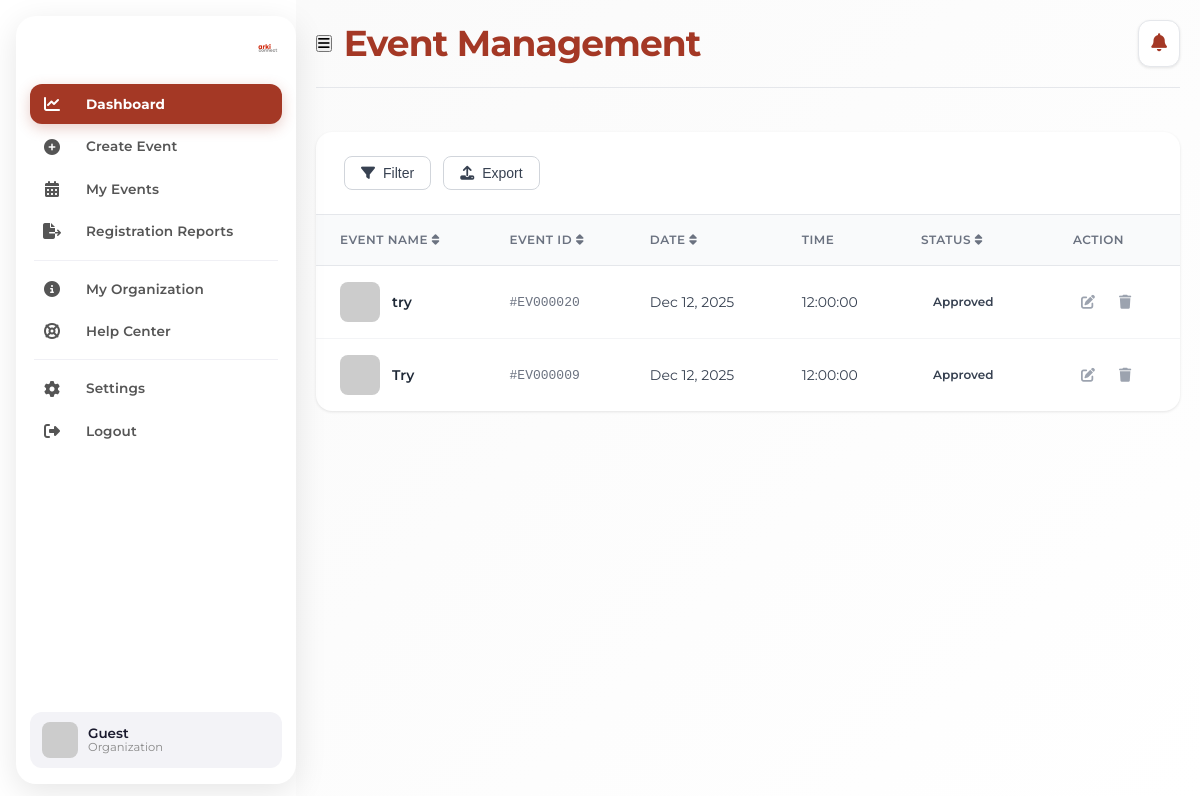
The page /PHP/event_management.php (signed in) on the database its author committed.
### tables this page shows
CREATE TABLE `events` (
  `id` int(11) NOT NULL,
  `title` varchar(255) NOT NULL,
  `description` text DEFAULT NULL,
  `event_date` date NOT NULL,
  `event_time` time DEFAULT NULL,
  `start_time` time DEFAULT NULL,
  `end_time` time DEFAULT NULL,
  `location` varchar(255) DEFAULT NULL,
  `image_path` varchar(500) DEFAULT NULL,
  `pdf_path` varchar(255) DEFAULT NULL,
  `registrants` int(11) DEFAULT 0,
  `organizer` varchar(255) DEFAULT NULL,
  `status` enum('pending','approved','upcoming','ongoing','completed','cancelled','rejected') DEFAULT 'pending',
  `created_by` int(11) DEFAULT NULL,
  `created_at` timestamp NOT NULL DEFAULT current_timestamp(),
  `updated_at` timestamp NOT NULL DEFAULT current_timestamp() ON UPDATE current_timestamp(),
  `approved_by` int(11) DEFAULT NULL,
  `approved_at` timestamp NULL DEFAULT NULL,
  `rejection_reason` text DEFAULT NULL
);

### PHP/event_management.php (the view, shortened to what this page needs)
<?php
$conn = new mysqli('localhost', 'root', '', 'user_db');
$created_by = $_SESSION['user_id'] ?? 0;
$user_name = $_SESSION['user_name'] ?? 'Guest';
$user_org = $_SESSION['user_org'] ?? 'Organization';
$stmt = $conn->prepare("
    SELECT id, title, event_date, event_time, status, image_path
    FROM events
    WHERE created_by = ?
    ORDER BY created_at DESC
    LIMIT 5
");
$stmt->bind_param("i", $created_by);
$stmt->execute();
$result = $stmt->get_result();
$recent_events = [];
while ($row = $result->fetch_assoc()) {
    $recent_events[] = $row;
}
?>
<!DOCTYPE html>
<html lang="en">
<head>
    <link rel="stylesheet" href="https://cdnjs.cloudflare.com/ajax/libs/font-awesome/6.5.2/css/all.min.css">
    <link rel="stylesheet" href="../CSS/OrgRep_db.css">
</head>
<body>
<div class="dashboard-container" id="dashboard-container">
    <aside class="sidebar" id="left-sidebar">
        <div class="sidebar-top-icons">
            <div class="header-container">
                <div class="logo">
                    <a href="index.php">
                        <img src="../Images/arkiconnect.png" alt="Arki Connect Logo">
                    </a>
                </div>
            </div>
        </div>
        <div class="nav-section">
            <a href="OrgRep_db.php" class="nav-link active" title="Org Dashboard">
                <i class="fas fa-chart-line" aria-hidden="true"></i>
                <span class="link-text">Dashboard</span>
            </a>
            <a href="create_event.php" class="nav-link" title="Create New Event">
                <i class="fas fa-plus-circle" aria-hidden="true"></i>
                <span class="link-text">Create Event</span>
            </a>
            <a href="my_events.php" class="nav-link" title="My Events List & Calendar">
                <i class="fas fa-calendar-alt" aria-hidden="true"></i>
                <span class="link-text">My Events</span>
            </a>
            <a href="registration_reports.php" class="nav-link" title="Registration Reports & Export">
                <i class="fas fa-file-export" aria-hidden="true"></i>
                <span class="link-text">Registration Reports</span>
            </a>
            <hr class="separator">
            <a href="my_organization.php" class="nav-link" title="About My Organization">
                <i class="fas fa-info-circle" aria-hidden="true"></i>
                <span class="link-text">My Organization</span>
            </a>
            <a href="helpcenter_org.php" class="nav-link" title="Help Center (FAQ)">
                <i class="fas fa-life-ring" aria-hidden="true"></i>
                <span class="link-text">Help Center</span>
            </a>
            <hr class="separator">
            <a href="settings_org.php" class="nav-link" title="Settings">
                <i class="fas fa-cog" aria-hidden="true"></i>
                <span class="link-text">Settings</span>
            </a>
            <a href="login.php?logout=true" class="nav-link logout-link" title="Sign out">
                <i class="fas fa-sign-out-alt" aria-hidden="true"></i>
                <span class="link-text">Logout</span>
            </a>
        </div>
        <div class="user-profile">
            <img src="https://placehold.co/40x40/A43825/white?text=<?= substr($user_name, 0, 1) ?>" alt="Organization Avatar" loading="lazy">
            <div class="user-info">
                <div class="name"><?= htmlspecialchars($user_name) ?></div>
                <div class="role"><?= htmlspecialchars($user_org) ?></div>
            </div>
        </div>
    </aside>
    <main class="content-area" id="content-area">
        <header class="content-header">
            <button id="menu-toggle-left" class="menu-toggle" title="Open Navigation">
                <i class="fas fa-bars"></i>
            </button>
            <h2>Event Management</h2>
            <div style="margin-left: auto; display: flex; gap: 12px;">
                <button class="card-icon-button">
                    <i class="fas fa-bell" style="color: #a43825;"></i>
                </button>
            </div>
        </header>
        <section class="main-content-layout">
            <div class="events-table-container">
                <div class="table-header">
                    <div class="table-controls">
                        <button class="btn-filter" id="filterBtn">
                            <i class="fas fa-filter"></i>
                            Filter
                        </button>
                        <button class="btn-export">
                            <i class="fas fa-upload"></i>
                            Export
                        </button>
                    </div>
                </div>
                <?php if (count($recent_events) > 0): ?>
                <table class="events-table">
                    <thead>
                        <tr>
                            <th class="sortable">Event Name <i class="fas fa-sort"></i></th>
                            <th class="sortable">Event ID <i class="fas fa-sort"></i></th>
                            <th class="sortable">Date <i class="fas fa-sort"></i></th>
                            <th>Time</th>
                            <th class="sortable">Status <i class="fas fa-sort"></i></th>
                            <th>Action</th>
                        </tr>
                    </thead>
                    <tbody>
                        <?php foreach ($recent_events as $event): ?>
                        <tr data-status="<?= strtolower($event['status']) ?>">
                            <td data-label="Event Name">
                                <div class="event-name-cell">
                                    <?php if (!empty($event['image_path']) && file_exists($event['image_path'])): ?>
                                        <img src="<?= htmlspecialchars($event['image_path']) ?>" alt="<?= htmlspecialchars($event['title']) ?>" class="event-image-small">
                                    <?php else: ?>
                                        <img src="https://placehold.co/40x40/a43825/white?text=<?= substr($event['title'], 0, 1) ?>" alt="Event" class="event-image-small">
                                    <?php endif; ?>
                                    <span class="event-name-text"><?= htmlspecialchars($event['title']) ?></span>
                                </div>
                            </td>
                            <td data-label="Event ID">
                                <span class="event-id-text">#EV<?= str_pad($event['id'], 6, '0', STR_PAD_LEFT) ?></span>
                            </td>
                            <td data-label="Date">
                                <?= date('M d, Y', strtotime($event['event_date'])) ?>
                            </td>
                            <td data-label="Time">
                                <?= $event['event_time'] !== 'TBD' ? htmlspecialchars($event['event_time']) : 'TBD' ?>
                            </td>
                            <td data-label="Status">
                                <span class="status-badge-table <?= strtolower($event['status']) ?>">
                                    <?= ucfirst($event['status']) ?>
                                </span>
                            </td>
                            <td data-label="Action">
                                <div style="display: flex; gap: 8px;">
                                    <a href="create_event.php?editId=<?= $event['id'] ?>" class="action-dots" title="Edit">
                                        <i class="fas fa-edit"></i>
                                    </a>
                                    <a href="delete_event.php?id=<?= $event['id'] ?>" class="action-dots" title="Delete"
                                       onclick="return confirm('Are you sure you want to delete this event?')">
                                        <i class="fas fa-trash"></i>
                                    </a>
                                </div>
                            </td>
                        </tr>
                        <?php endforeach; ?>
                    </tbody>
                </table>
                <?php endif; ?>
            </div>
        </section>
    </main>
</div>
</body>
</html>

### PHP/event_management.php (style rules this page uses)
.events-table-container { background: white; border-radius: 16px; box-shadow: 0 1px 3px rgba(0, 0, 0, 0.1); overflow: hidden; margin-top: 24px; }
.table-header { display: flex; justify-content: space-between; align-items: center; padding: 24px 28px; border-bottom: 1px solid #e5e7eb; }
.table-controls { display: flex; gap: 12px; align-items: center; flex-wrap: wrap; }
.btn-filter, .btn-export { padding: 8px 16px; border-radius: 8px; border: 1px solid #d1d5db; background: white; color: #374151; font-size: 0.875rem; font-weight: 500; cursor: pointer; display: flex; align-items: center; gap: 8px; transition: all 0.2s ease; }
.events-table { width: 100%; border-collapse: collapse; }
.events-table thead { background-color: #f9fafb; border-bottom: 1px solid #e5e7eb; }
.events-table th { padding: 16px 24px; text-align: left; font-size: 0.75rem; font-weight: 600; color: #6b7280; text-transform: uppercase; letter-spacing: 0.5px; }
.events-table th.sortable { cursor: pointer; user-select: none; }
.events-table tbody tr { border-bottom: 1px solid #f3f4f6; transition: background-color 0.15s ease; }
.events-table tbody tr:last-child { border-bottom: none; }
.events-table td { padding: 16px 24px; color: #374151; font-size: 0.875rem; }
.event-name-cell { display: flex; align-items: center; gap: 12px; }
.event-image-small { width: 40px; height: 40px; border-radius: 8px; object-fit: cover; flex-shrink: 0; }
.event-name-text { font-weight: 600; color: #1f2937; }
.event-id-text { color: #6b7280; font-family: 'Courier New', monospace; font-size: 0.813rem; }
.status-badge-table { display: inline-block; padding: 4px 12px; border-radius: 12px; font-size: 0.75rem; font-weight: 600; text-transform: capitalize; }
.action-dots { color: #9ca3af; cursor: pointer; padding: 8px; border-radius: 6px; transition: all 0.2s ease; text-decoration: none; }

### rows shown on the page
events: title "try", id "000020", event_date "Dec 12, 2025", event_time "12:00:00", status "Approved"
events: title "Try", id "000009", event_date "Dec 12, 2025", event_time "12:00:00", status "Approved"

### other values the page prints
$user_name "Guest"
$user_org "Organization"
